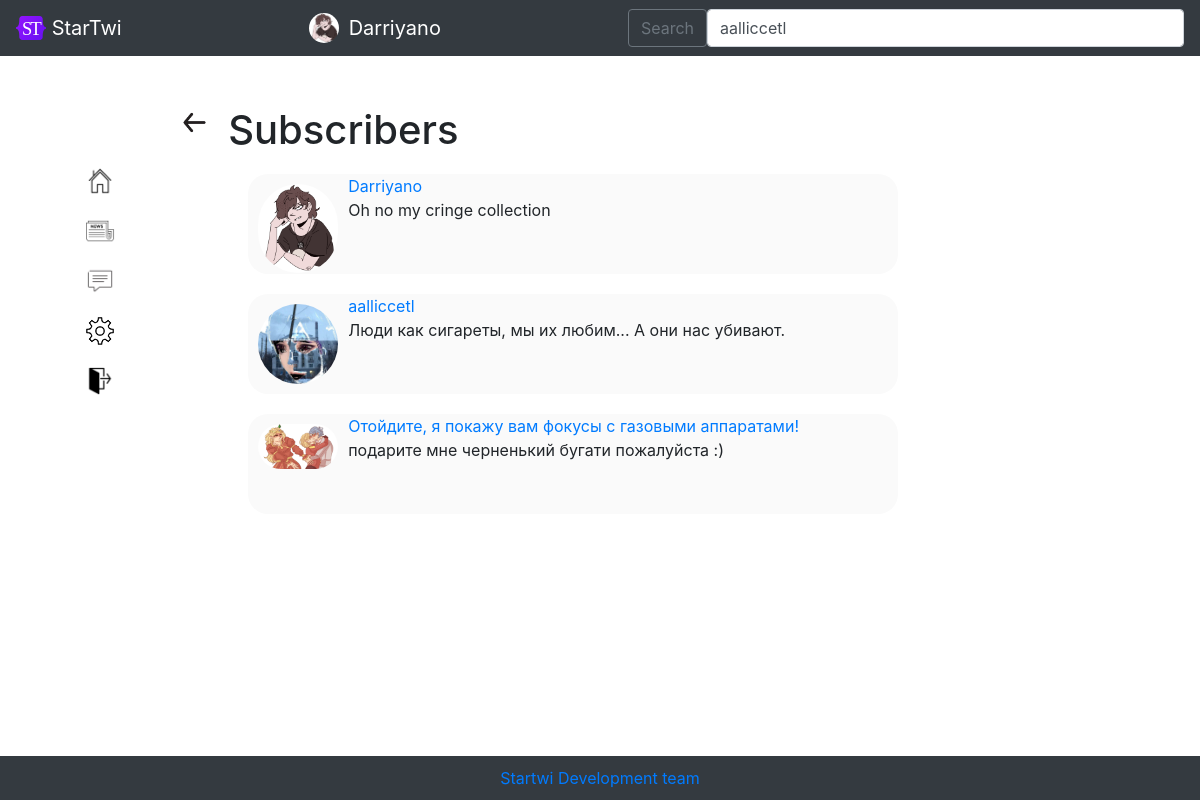
Screenshot of /followers/Jeffrey (signed in) with the database file from the repository.
### data/users.py (models this page shows, shortened)
class User(SqlAlchemyBase, UserMixin):
    __tablename__ = 'users'
    id = sqlalchemy.Column(sqlalchemy.Integer, primary_key=True, autoincrement=True)
    username = sqlalchemy.Column(sqlalchemy.String, unique=True, nullable=True)
    year_of_birth = sqlalchemy.Column(sqlalchemy.Integer, nullable=True)
    month_of_birth = sqlalchemy.Column(sqlalchemy.Integer, nullable=True)
    day_of_birth = sqlalchemy.Column(sqlalchemy.Integer, nullable=True)
    country = sqlalchemy.Column(sqlalchemy.String, nullable=True)
    email = sqlalchemy.Column(sqlalchemy.String, unique=True, nullable=True)
    hashed_password = sqlalchemy.Column(sqlalchemy.String, nullable=True)
    modified_date = sqlalchemy.Column(sqlalchemy.DateTime, default=datetime.datetime.now())
    photo = sqlalchemy.Column(sqlalchemy.String, unique=True, nullable=True)
    about_me = sqlalchemy.Column(sqlalchemy.String, unique=True, nullable=True)
    followers = sqlalchemy.Column(sqlalchemy.String, nullable=True, default=' ')
    following = sqlalchemy.Column(sqlalchemy.String, nullable=True, default=' ')
    restrict = sqlalchemy.Column(sqlalchemy.Boolean, nullable=True, default=False)
    blacklist = sqlalchemy.Column(sqlalchemy.String, nullable=True, default=' ')

### main.py (the view)
@app.route('/followers/<username>', methods=['GET', 'POST'])
@login_required
def followers(username):
    db_sess = db_session.create_session()
    user = db_sess.query(User).filter(User.username == username).first()
    if not user:
        abort(404)
    return render_template('followers.html', title='', user=user,
                           url_for=url_for, userlist=get_userlist(),
                           css_file=url_for('static', filename='css/style.css'),
                           str=str, db_sess_query_user=db_sess.query(User), user_class=User)

### data/db_session.py (called while the page is built)
def create_session() -> Session:
    global __factory
    return __factory()

### main.py (called while the page is built)
@login_manager.user_loader
def load_user(user_id):
    db_sess = db_session.create_session()
    return db_sess.query(User).get(user_id)

def get_userlist():
    return sorted(db_session.create_session().query(User).filter(User.username != current_user.username),
                  key=lambda x: [0 if str(x.id) in current_user.following.split(', ') else 1,
                                 - len(list(set(current_user.following.split(', ')) & set(
                                     x.following.split(', ')))),
                                 - len(list(set(current_user.followers.split(', ')) & set(
                                     x.followers.split(', ')))),
                                 x.username])

### templates/followers.html
{% extends "base_logged_in.html" %}
{% block content %}
<a href="/account/{{ user.username }}" class="settingsback"><img src="{{ url_for('static', filename='img/back.png') }}" width="33px"></a>
<div class="followers_list" style="margin: 50px;">
    <p>
        <h1>Subscribers</h1>
    </p>
    {% if user.followers.split(', ') |length != 1 %}
        {% for id in user.followers.split(', ') %}
        {% set subscribed_user = db_sess_query_user.filter(user_class.id == id).first() %}
            {% if subscribed_user %}
                <div class="itsme">
                    <img src="{{ url_for('static', filename='img/' + subscribed_user.photo) }}" class="round">
                    <a href="/account/{{ subscribed_user.username }}">{{ subscribed_user.username }}</a>
                    <p>{{ subscribed_user.about_me}}</p>
                </div>
            {% endif %}
        {% endfor %}
    {% else %}
        <p>no subscribers</p>
    {% endif %}
</div>
{% endblock %}

### templates/base_logged_in.html (shortened to what this page needs)
<!DOCTYPE html>
<html lang="en">
<head>
    <link rel="stylesheet"
          href="https://stackpath.bootstrapcdn.com/bootstrap/4.4.1/css/bootstrap.min.css"
>
    <link href="http://rawgithub.com/indrimuska/jquery-editable-select/master/dist/jquery-editable-select.min.css" rel="stylesheet">
    <link rel="stylesheet" type="text/css" href={{ css_file }}>
</head>
<body>
    <header>
        <nav class="navbar navbar-dark bg-dark">
            <a class="navbar-brand" href="#">
                <img src="/static/img/startwi-logo.svg" alt="" width="30" height="24" class="d-inline-block align-text-top">
                StarTwi
            </a>
            <a href="/account/{{ current_user.username }}" style="text-decoration: none;" class="navbar-brand">
                <img src="{{ url_for('static', filename='img/' + current_user.photo) }}" alt="" width="30" height="30" class="icon" style="margin: 0px; margin-right: 10px;">
                {{ current_user.username }}</a>
            <form class="d-flex" method="post" id="sample_form" name="sample_form">
                <button class="btn btn-outline-secondary" type="submit" name="Save" id="save">Search</button>
                <select name="users" id="users" class="form-control me-2" type="search" placeholder="Search" aria-label="Search">
                    {% for found_user in userlist %}
                        {% if found_user %}
                            <option>{{ found_user.username }}</option>
                        {% endif %}
                    {% endfor %}
               </select>
      </form>
    </nav>
    </header>
    <main role="main" class="container">
        <div style="float:left;">
            <ul style="list-style-type: none;">
                <li><a href="/account/{{ current_user.username }}"><img src="{{ url_for('static', filename='img/home_icon.png') }}" style="width:30px; margin-top:60px;"></a></li>
                <li><a href="/newstape"><img src="{{ url_for('static', filename='img/news_icon.png') }}" style="width:30px; margin-top:20px;"></a></li>
                <li><a href="/chats"><img src="{{ url_for('static', filename='img/messenger_icon.png') }}" style="width:30px; margin-top:20px;"></a></li>
                <li><a href="/account_settings/{{ current_user.username }}"><img src="{{ url_for('static', filename='img/settings.png') }}" style="width:30px; margin-top:20px;"></a></li>
                <li><a href="/logout"><img src="{{ url_for('static', filename='img/exit-icon.png') }}" style="width:30px; margin-top:20px;"></a></li>
            </ul>
        </div>
        <div style="margin-left: 12%">
            {% block content %}{% endblock %}
        </div>
        <br><br><br>
          <div class="footer"><a href="mailto:dashastepanova1901@mail.ru">Startwi Development team</a>
  </div>
    </main>
</body>
</html>

### static/css/style.css (style rules this page uses)
.itsme { background-color: #fafafa; border-radius: 20px; height: 100px; width: 650px; margin: 20px; }
.round { width: 80px; border-radius: 80px; float: left; margin: 10px; font-size: 27px; }
.icon { width: 30px; border-radius: 30px; float: left; margin: 20px; font-size: 27px; }
.settingsback { margin-bottom: 0px; float:left; position: absolute; }

### templates/base_logged_in.html (style rules this page uses)
.footer { position: fixed; left: 0; bottom: 0; padding: 10px; background: #343a40; color: #ffffff; width: 100%; text-align: center; }

### rows the page displays
User: photo (picture), username "Darriyano", username "Darriyano", about_me "Oh no my cringe collection"
User: photo (picture), username "aalliccetl", about_me "Люди как сигареты, мы их любим... А они нас убивают."
User: photo (picture), username "Отойдите, я покажу вам фокусы с газовыми аппаратами!", about_me "подарите мне черненький бугати пожалуйста :)"

### other values shown
form field users "aalliccetl"
